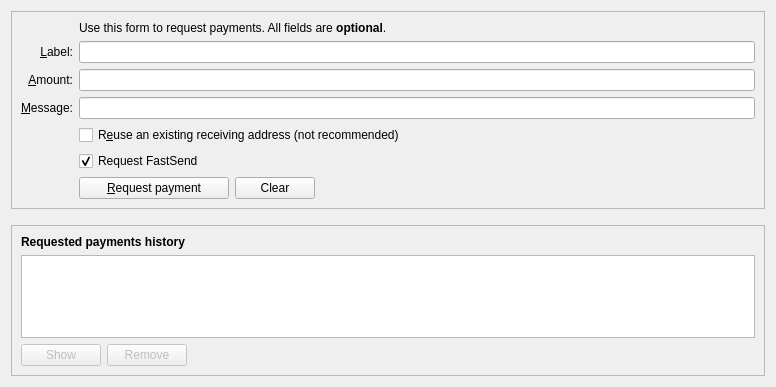
<?xml version="1.0" encoding="UTF-8"?>
<ui version="4.0">
 <class>ReceiveCoinsDialog</class>
 <widget class="QWidget" name="ReceiveCoinsDialog">
  <property name="geometry">
   <rect>
    <x>0</x>
    <y>0</y>
    <width>776</width>
    <height>387</height>
   </rect>
  </property>
  <layout class="QVBoxLayout" name="verticalLayout" stretch="0,0,1">
   <item>
    <widget class="QFrame" name="frame2">
     <property name="sizePolicy">
      <sizepolicy hsizetype="Preferred" vsizetype="Expanding">
       <horstretch>0</horstretch>
       <verstretch>0</verstretch>
      </sizepolicy>
     </property>
     <property name="frameShape">
      <enum>QFrame::StyledPanel</enum>
     </property>
     <property name="frameShadow">
      <enum>QFrame::Sunken</enum>
     </property>
     <layout class="QVBoxLayout" name="verticalLayout_3">
      <item>
       <layout class="QGridLayout" name="gridLayout">
        <item row="7" column="2">
         <widget class="QCheckBox" name="reuseAddress">
          <property name="toolTip">
           <string>Reuse one of the previously used receiving addresses.&lt;br&gt;Reusing addresses has security and privacy issues.&lt;br&gt;Do not use this unless re-generating a payment request made before.</string>
          </property>
          <property name="text">
           <string>R&amp;euse an existing receiving address (not recommended)</string>
          </property>
         </widget>
        </item>
        <item row="7" column="0">
         <widget class="QLabel" name="label_4">
          <property name="text">
           <string/>
          </property>
         </widget>
        </item>
        <item row="6" column="0">
         <widget class="QLabel" name="label_3">
          <property name="toolTip">
           <string>An optional message to attach to the payment request, which will be displayed when the request is opened. Note: The message will not be sent with the payment over the MarteX network.</string>
          </property>
          <property name="text">
           <string>&amp;Message:</string>
          </property>
          <property name="alignment">
           <set>Qt::AlignRight|Qt::AlignTrailing|Qt::AlignVCenter</set>
          </property>
          <property name="buddy">
           <cstring>reqMessage</cstring>
          </property>
         </widget>
        </item>
        <item row="4" column="2">
         <widget class="QLineEdit" name="reqLabel">
          <property name="toolTip">
           <string>An optional label to associate with the new receiving address.</string>
          </property>
         </widget>
        </item>
        <item row="6" column="2">
         <widget class="QLineEdit" name="reqMessage">
          <property name="toolTip">
           <string>An optional message to attach to the payment request, which will be displayed when the request is opened.&lt;br&gt;Note: The message will not be sent with the payment over the MarteX network.</string>
          </property>
         </widget>
        </item>
        <item row="2" column="2">
         <widget class="QLabel" name="label_5">
          <property name="text">
           <string>Use this form to request payments. All fields are &lt;b&gt;optional&lt;/b&gt;.</string>
          </property>
         </widget>
        </item>
        <item row="4" column="0">
         <widget class="QLabel" name="label_2">
          <property name="toolTip">
           <string>An optional label to associate with the new receiving address.</string>
          </property>
          <property name="text">
           <string>&amp;Label:</string>
          </property>
          <property name="alignment">
           <set>Qt::AlignRight|Qt::AlignTrailing|Qt::AlignVCenter</set>
          </property>
          <property name="buddy">
           <cstring>reqLabel</cstring>
          </property>
         </widget>
        </item>
        <item row="5" column="0">
         <widget class="QLabel" name="label">
          <property name="toolTip">
           <string>An optional amount to request. Leave this empty or zero to not request a specific amount.</string>
          </property>
          <property name="text">
           <string>&amp;Amount:</string>
          </property>
          <property name="alignment">
           <set>Qt::AlignRight|Qt::AlignTrailing|Qt::AlignVCenter</set>
          </property>
          <property name="buddy">
           <cstring>reqAmount</cstring>
          </property>
         </widget>
        </item>
        <item row="5" column="2">
         <widget class="BitcoinAmountField" name="reqAmount">
          <property name="minimumSize">
           <size>
            <width>80</width>
            <height>0</height>
           </size>
          </property>
          <property name="toolTip">
           <string>An optional amount to request. Leave this empty or zero to not request a specific amount.</string>
          </property>
         </widget>
        </item>
        <item row="9" column="2">
         <layout class="QHBoxLayout" name="horizontalLayout">
          <item>
           <widget class="QPushButton" name="receiveButton">
            <property name="minimumSize">
             <size>
              <width>150</width>
              <height>0</height>
             </size>
            </property>
            <property name="text">
             <string>&amp;Request payment</string>
            </property>
           </widget>
          </item>
          <item>
           <widget class="QPushButton" name="clearButton">
            <property name="sizePolicy">
             <sizepolicy hsizetype="Minimum" vsizetype="Fixed">
              <horstretch>0</horstretch>
              <verstretch>0</verstretch>
             </sizepolicy>
            </property>
            <property name="toolTip">
             <string>Clear all fields of the form.</string>
            </property>
            <property name="text">
             <string>Clear</string>
            </property>
            <property name="autoDefault">
             <bool>false</bool>
            </property>
           </widget>
          </item>
          <item>
           <spacer name="horizontalSpacer">
            <property name="orientation">
             <enum>Qt::Horizontal</enum>
            </property>
            <property name="sizeHint" stdset="0">
             <size>
              <width>40</width>
              <height>20</height>
             </size>
            </property>
           </spacer>
          </item>
         </layout>
        </item>
        <item row="9" column="0">
         <widget class="QLabel" name="label_7">
          <property name="text">
           <string/>
          </property>
         </widget>
        </item>
        <item row="8" column="2">
         <widget class="QCheckBox" name="checkUseFastSend">
          <property name="text">
           <string>Request FastSend</string>
          </property>
          <property name="checked">
           <bool>true</bool>
          </property>
         </widget>
        </item>
       </layout>
      </item>
     </layout>
    </widget>
   </item>
   <item>
    <spacer name="verticalSpacer_2">
     <property name="orientation">
      <enum>Qt::Vertical</enum>
     </property>
     <property name="sizeHint" stdset="0">
      <size>
       <width>20</width>
       <height>10</height>
      </size>
     </property>
    </spacer>
   </item>
   <item>
    <widget class="QFrame" name="frame">
     <property name="sizePolicy">
      <sizepolicy hsizetype="Preferred" vsizetype="Expanding">
       <horstretch>0</horstretch>
       <verstretch>0</verstretch>
      </sizepolicy>
     </property>
     <property name="frameShape">
      <enum>QFrame::StyledPanel</enum>
     </property>
     <property name="frameShadow">
      <enum>QFrame::Raised</enum>
     </property>
     <layout class="QVBoxLayout" name="verticalLayout_2">
      <item>
       <widget class="QLabel" name="label_6">
        <property name="font">
         <font>
          <weight>75</weight>
          <bold>true</bold>
         </font>
        </property>
        <property name="text">
         <string>Requested payments history</string>
        </property>
       </widget>
      </item>
      <item>
       <widget class="QTableView" name="recentRequestsView">
        <property name="contextMenuPolicy">
         <enum>Qt::CustomContextMenu</enum>
        </property>
        <property name="tabKeyNavigation">
         <bool>false</bool>
        </property>
        <property name="sortingEnabled">
         <bool>true</bool>
        </property>
       </widget>
      </item>
      <item>
       <layout class="QHBoxLayout" name="horizontalLayout_2">
        <item>
         <widget class="QPushButton" name="showRequestButton">
          <property name="enabled">
           <bool>false</bool>
          </property>
          <property name="toolTip">
           <string>Show the selected request (does the same as double clicking an entry)</string>
          </property>
          <property name="text">
           <string>Show</string>
          </property>
          <property name="autoDefault">
           <bool>false</bool>
          </property>
         </widget>
        </item>
        <item>
         <widget class="QPushButton" name="removeRequestButton">
          <property name="enabled">
           <bool>false</bool>
          </property>
          <property name="toolTip">
           <string>Remove the selected entries from the list</string>
          </property>
          <property name="text">
           <string>Remove</string>
          </property>
          <property name="autoDefault">
           <bool>false</bool>
          </property>
         </widget>
        </item>
        <item>
         <spacer name="horizontalSpacer_2">
          <property name="orientation">
           <enum>Qt::Horizontal</enum>
          </property>
          <property name="sizeHint" stdset="0">
           <size>
            <width>40</width>
            <height>20</height>
           </size>
          </property>
         </spacer>
        </item>
       </layout>
      </item>
     </layout>
    </widget>
   </item>
  </layout>
 </widget>
 <customwidgets>
  <customwidget>
   <class>BitcoinAmountField</class>
   <extends>QLineEdit</extends>
   <header>bitcoinamountfield.h</header>
   <container>1</container>
  </customwidget>
 </customwidgets>
 <tabstops>
  <tabstop>reqLabel</tabstop>
  <tabstop>reqAmount</tabstop>
  <tabstop>reqMessage</tabstop>
  <tabstop>reuseAddress</tabstop>
  <tabstop>receiveButton</tabstop>
  <tabstop>clearButton</tabstop>
  <tabstop>recentRequestsView</tabstop>
  <tabstop>showRequestButton</tabstop>
  <tabstop>removeRequestButton</tabstop>
 </tabstops>
 <resources>
  <include location="../martex.qrc"/>
 </resources>
 <connections/>
</ui>
